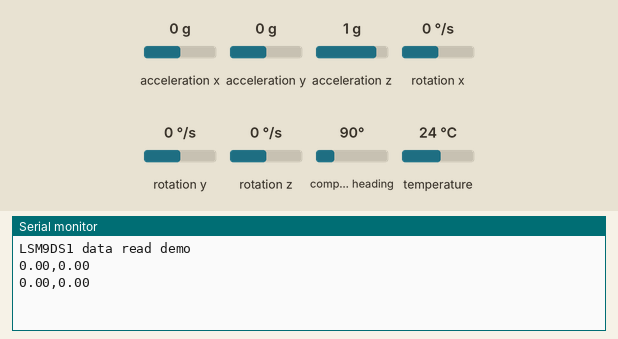
Bench run of a sketch on a simulated Arduino Nano 33 BLE. On the bench: the last lines printed to the serial monitor. Inputs (shaded band) come from the test bench; at power-on: rotation x 0 °/s, rotation y 0 °/s, acceleration x 0 g, acceleration y 0 g, acceleration z 1 g, rotation z 0 °/s, compass heading 90°, temperature 24 °C.

Above: at 1.2 s.
1.3 s: rotation x set to -192 °/s
At 2.6 s:
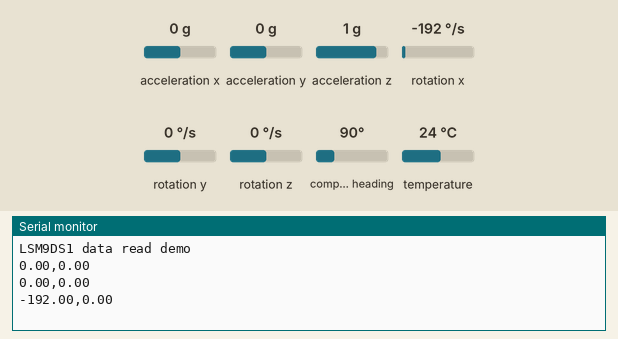
2.8 s: rotation y set to -192 °/s
At 3.8 s:
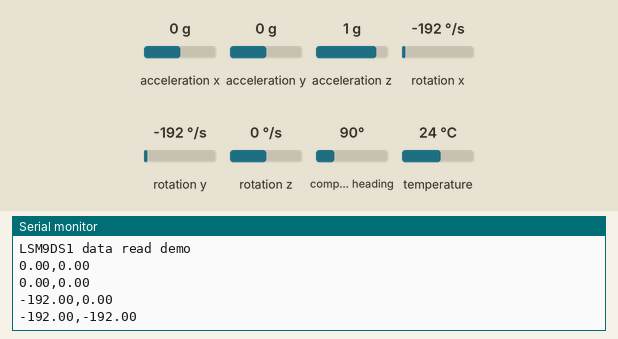
4.3 s: rotation x set to -100 °/s
At 5.5 s:
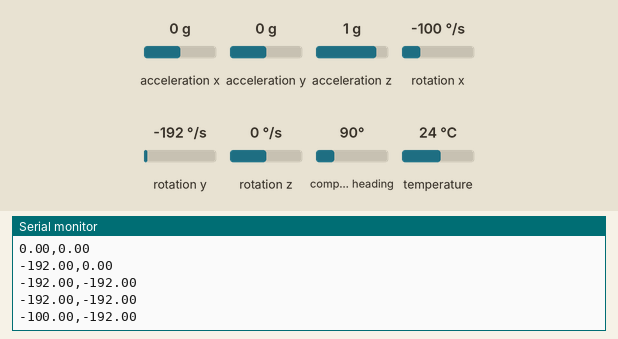
Timing chart, 0 to 7.3 s (numbered marks = the images above; inputs shaded):
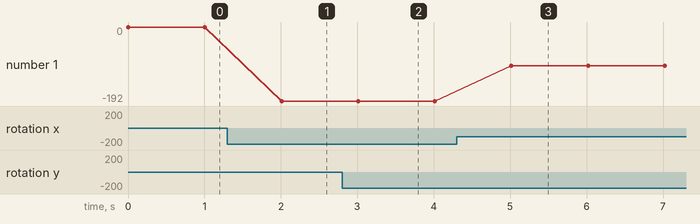

Measured:
- after the input at 1.3 s, the serial monitor: prints a new line after 0.71 s (image 1)
- after the input at 2.8 s, the serial monitor: prints a new line after 0.21 s (image 2)
- after the input at 4.3 s, the serial monitor: prints a new line after 0.72 s (image 3)
- plotted number 1: 0 → -192 after the input at 1.3 s, -192 → -100 after the input at 4.3 s

The sketch:

lsm_motiontracker.ino
```cpp
#include <Arduino_LSM9DS1.h>

#include <Wire.h>
#include <SPI.h>
#include <Adafruit_LSM9DS1.h>
#include <Adafruit_Sensor.h>  // not used in this demo but required!
#include <math.h>

float thetaM ;
float phiM ;
float psi ;
float thetaOld = 0;
float phiOld = 0 ;

float thetaFnew ;
float phiFnew ;

float thetaG = 1 ;
float phiG = 1;
float dt ;


float gx , gy ,gz ;


// i2c
Adafruit_LSM9DS1 lsm = Adafruit_LSM9DS1();

#define LSM9DS1_SCK A5
#define LSM9DS1_MISO 12
#define LSM9DS1_MOSI A4
#define LSM9DS1_XGCS 6
#define LSM9DS1_MCS 5
// You can also use software SPI
//Adafruit_LSM9DS1 lsm = Adafruit_LSM9DS1(LSM9DS1_SCK, LSM9DS1_MISO, LSM9DS1_MOSI, LSM9DS1_XGCS, LSM9DS1_MCS);
// Or hardware SPI! In this case, only CS pins are passed in
//Adafruit_LSM9DS1 lsm = Adafruit_LSM9DS1(LSM9DS1_XGCS, LSM9DS1_MCS);


void setupSensor()
{
  // 1.) Set the accelerometer range
  // lsm.setupAccel(lsm.LSM9DS1_ACCELRANGE_2G, lsm.LSM9DS1_ACCELDATARATE_10HZ);
  //lsm.setupAccel(lsm.LSM9DS1_ACCELRANGE_4G, lsm.LSM9DS1_ACCELDATARATE_119HZ);
  //lsm.setupAccel(lsm.LSM9DS1_ACCELRANGE_8G, lsm.LSM9DS1_ACCELDATARATE_476HZ);
  lsm.setupAccel(lsm.LSM9DS1_ACCELRANGE_16G, lsm.LSM9DS1_ACCELDATARATE_952HZ);

  // 2.) Set the magnetometer sensitivity
  // lsm.setupMag(lsm.LSM9DS1_MAGGAIN_4GAUSS);
  //lsm.setupMag(lsm.LSM9DS1_MAGGAIN_8GAUSS);
  //lsm.setupMag(lsm.LSM9DS1_MAGGAIN_12GAUSS);
  lsm.setupMag(lsm.LSM9DS1_MAGGAIN_16GAUSS);

  // 3.) Setup the gyroscope
  // lsm.setupGyro(lsm.LSM9DS1_GYROSCALE_245DPS);
  //lsm.setupGyro(lsm.LSM9DS1_GYROSCALE_500DPS);
  lsm.setupGyro(lsm.LSM9DS1_GYROSCALE_2000DPS);
}


void setup()
{
  Serial.begin(115200);

  while (!Serial) {
    delay(1); // will pause Zero, Leonardo, etc until serial console opens
  }

  Serial.println("LSM9DS1 data read demo");

  // Try to initialise and warn if we couldn't detect the chip
  if (!lsm.begin())
  {
    Serial.println("Oops ... unable to initialize the LSM9DS1. Check your wiring!");
    while (1);
  }


  // helper to just set the default scaling we want, see above!
  setupSensor();

}


unsigned long preTime = 0;

void loop()
{
  lsm.read();  /* ask it to read in the data */

  unsigned long currenTime = millis();


  /* Get a new sensor event */
  sensors_event_t a, m, g, temp;

  lsm.getEvent(&a, &m, &g, &temp);

  IMU.readGyroscope(gx,gy,gz) ;

//printning the measured values of pitch and roll by using accelerometer values

 thetaM = atan2(a.acceleration.y / 9.8 , a.acceleration.z / 9.8 ) / 2 / 3.14 * 360 ;
 phiM =   atan2(a.acceleration.x / 9.8 , a.acceleration.z / 9.8 ) / 2 / 3.14 * 360 ;

//using the LOW pass filter to avoid the errors during vibration

 thetaFnew = 0.75 * thetaOld + thetaM * 0.25 ;
 phiFnew = 0.75* phiOld + phiM * 0.25;

 thetaOld = thetaFnew ; //re_assiginging the old theta value to new one for the next iteration .
 phiOld = phiFnew ;

// getting the values of pitch and roll by using gyro values

    float dt = (currenTime - preTime)/100;


thetaG = thetaG + gy * dt ;
phiG = phiG + gx * dt ;


//  Serial.print(a.acceleration.x);
//  Serial.print(",");
//  Serial.print(a.acceleration.y);
//  Serial.print(",");
//  Serial.print(a.acceleration.z);
//  Serial.print(",");
//  Serial.print (thetaM) ;
//  Serial.print(",");
//  Serial.print(phiM);
//  Serial.print(",");
//  Serial.print(thetaFnew);
//  Serial.print(",");
//  Serial.print(phiFnew);
//  Serial.print(",");
//  Serial.print(thetaG);
//  Serial.print(",");
//  Serial.println(phiG);

 Serial.print(gx);
 Serial.print(",");
 Serial.println(gy);


 preTime = currenTime;


  // Serial.print("Mag X: "); Serial.print(m.magnetic.x);   Serial.print(" uT");
  // Serial.print("\tY: "); Serial.print(m.magnetic.y);     Serial.print(" uT");
  // Serial.print("\tZ: "); Serial.print(m.magnetic.z);     Serial.println(" uT");


  delay(1000);
}
```
